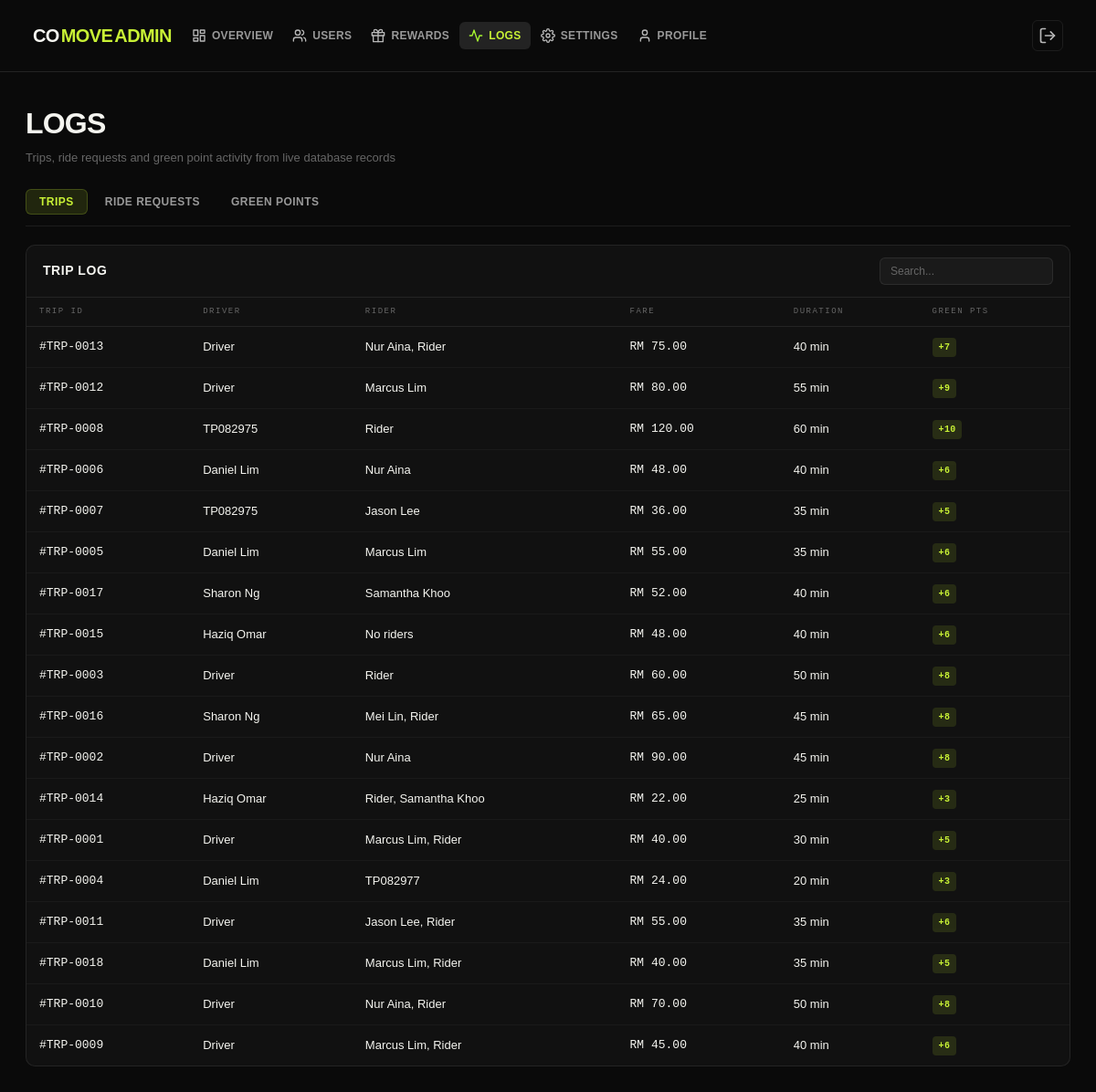
The page /src/roles/admin/logs.php (signed in) on the database its author committed.
### tables this page shows
CREATE TABLE TRIP (
    trip_id INT AUTO_INCREMENT PRIMARY KEY,
    driver_id INT NOT NULL,
    start_location NVARCHAR(100) NOT NULL,
    end_location NVARCHAR(100) NOT NULL,
    departure_time DATETIME NOT NULL,
    total_seats INT NOT NULL DEFAULT 0,
    estimated_duration INT,
    total_amount DECIMAL(10,2) NOT NULL DEFAULT 0,
    gained_point FLOAT,
    trip_status VARCHAR(20) NOT NULL DEFAULT 'scheduled' CHECK (trip_status IN ('scheduled','ongoing','completed')),
    FOREIGN KEY (driver_id) REFERENCES DRIVER(driver_id)
);

CREATE TABLE DRIVER (
    driver_id INT AUTO_INCREMENT PRIMARY KEY,
    name NVARCHAR(50) NOT NULL,
    email VARCHAR(100) NOT NULL UNIQUE,
    password VARCHAR(255) NOT NULL,
    phone_number VARCHAR(20) NOT NULL,
    profile_photo MEDIUMBLOB,
    created_at DATETIME NOT NULL DEFAULT CURRENT_TIMESTAMP,
    approved_by INT,
    driver_status VARCHAR(20) NOT NULL DEFAULT 'pending' CHECK (driver_status IN ('pending','active','rejected','banned')),
    nric_number CHAR(12) NOT NULL UNIQUE,
    nric_front_image MEDIUMBLOB NOT NULL,
    nric_back_image MEDIUMBLOB NOT NULL,
    license_front_image MEDIUMBLOB NOT NULL,
    license_back_image MEDIUMBLOB NOT NULL,
    license_expiry_date DATE NOT NULL,
    vehicle_model VARCHAR(20),
    plate_number CHAR(10) NOT NULL UNIQUE,
    color VARCHAR(20),
    FOREIGN KEY (approved_by) REFERENCES ADMIN(admin_id)
     
);

### src/roles/admin/includes/bootstrap.php (called while the page is built, shortened)
<?php
function adminEscape($value): string
{
    return htmlspecialchars((string) $value, ENT_QUOTES, 'UTF-8');
}
function adminFetchAll(mysqli $dbConn, string $sql, string $types = '', array $params = []): array
{
    $stmt = mysqli_prepare($dbConn, $sql);
    mysqli_stmt_execute($stmt);
    $result = mysqli_stmt_get_result($stmt);
    $rows = [];
    while ($row = mysqli_fetch_assoc($result)) {
        $rows[] = $row;
    }
    return $rows;
}

### src/roles/admin/logs.php (the view, shortened to what this page needs)
<?php
require_once __DIR__ . '/includes/header.php';
$tripLogs = adminFetchAll(
    $dbConn,
    "SELECT
        t.trip_id,
        d.name AS driver_name,
        COALESCE(GROUP_CONCAT(DISTINCT r.name ORDER BY r.name SEPARATOR ', '), 'No riders') AS rider_names,
        t.total_amount,
        t.estimated_duration,
        t.gained_point
     FROM TRIP t
     INNER JOIN DRIVER d ON d.driver_id = t.driver_id
     LEFT JOIN RIDE_REQUEST rq ON rq.trip_id = t.trip_id AND rq.request_status = 'approved'
     LEFT JOIN RIDER r ON r.rider_id = rq.rider_id
     GROUP BY t.trip_id, d.name, t.total_amount, t.estimated_duration, t.gained_point
     ORDER BY t.departure_time DESC"
);
?>
  <main class="dashboard-main">
    <h1 class="page-title">Logs</h1>
    <p class="page-subtitle">Trips, ride requests and green point activity from live database records</p>
    <div class="sub-tabs">
      <button class="sub-tab active" id="ltab-trips" onclick="switchTab('ltab-','logsub-',['trips','requests','gpoints'],'trips')">Trips</button>
      <button class="sub-tab" id="ltab-requests" onclick="switchTab('ltab-','logsub-',['trips','requests','gpoints'],'requests')">Ride Requests</button>
      <button class="sub-tab" id="ltab-gpoints" onclick="switchTab('ltab-','logsub-',['trips','requests','gpoints'],'gpoints')">Green Points</button>
    </div>
    <div id="logsub-trips">
      <div class="card">
        <div class="card-header"><span class="card-title">Trip Log</span><div class="card-actions"><input class="search-input" placeholder="Search..." oninput="filterTable('tripsTable',this.value)"></div></div>
        <div class="table-wrap">
          <table id="tripsTable">
            <thead><tr><th>Trip ID</th><th>Driver</th><th>Rider</th><th>Fare</th><th>Duration</th><th>Green Pts</th></tr></thead>
            <tbody>
              <?php foreach ($tripLogs as $trip) { ?>
                <tr>
                  <td style="font-family:'DM Mono',monospace">#TRP-<?php echo adminEscape(str_pad((string) $trip['trip_id'], 4, '0', STR_PAD_LEFT)); ?></td>
                  <td><?php echo adminEscape($trip['driver_name']); ?></td>
                  <td><?php echo adminEscape($trip['rider_names']); ?></td>
                  <td style="font-family:'DM Mono',monospace">RM <?php echo adminEscape(number_format((float) $trip['total_amount'], 2)); ?></td>
                  <td><?php echo adminEscape((int) $trip['estimated_duration']); ?> min</td>
                  <td><span class="badge b-lime">+<?php echo adminEscape((int) $trip['gained_point']); ?></span></td>
                </tr>
              <?php } ?>
            </tbody>
          </table>
        </div>
      </div>
    </div>
  </main>
<?php require_once __DIR__ . '/includes/footer.php'; ?>

### src/public-assets/style.css (style rules this page uses)
*, *::before, *::after { margin: 0; padding: 0; box-sizing: border-box; }
:root { --forest: #0f2a1d; --lime: #c4f547; --lime-50:#abd53f; --black: #000000; --white: #ffffff; --gray-50: #f9fafb; --gray-100: #f3f4f6; --gray-200: #e5e7eb; --gray-300: #d1d5db; --gray-400: #9ca3af; --gray-500: #6b7280; --gray-600: #4b5563; --gray-700: #374151; --gray-800: #1f2937; --gray-900: #111827; --red-50: #fef2f2; --red-100: #fee2e2; --red-200: #fecaca; --red-500: #ef4444; --red-600: #dc2626; --red-700: #b91c1c; --green-50: #f0fdf4; --green-100: #dcfce7; --green-600: #16a34a; --green-700: #15803d; --yellow-100: #fef9c3; --yellow-400: #facc15; --yellow-600: #ca8a04; --yellow-700: #a16207; --yellow-800: #854d0e; --blue-100: #dbeafe; --blue-700: #1d4ed8; --purple-100: #f3e8ff; --purple-700: #7e22ce; --font-sans: "Inter", system-ui, -apple-system, sans-serif; --font-display: Impact, Haettenschweiler, "Arial Narrow Bold", sans-serif; }
html { scroll-behavior: smooth; }
body { font-family: var(--font-sans); color: var(--gray-900); background: var(--white); line-height: 1.5; -webkit-font-smoothing: antialiased; -moz-osx-font-smoothing: grayscale; }

### rows shown on the page
trip: trip_id "0013", driver.name "Driver", rider_names "Nur Aina, Rider", total_amount "75.00", estimated_duration "40", gained_point "7"
trip: trip_id "0012", driver.name "Driver", rider_names "Marcus Lim", total_amount "80.00", estimated_duration "55", gained_point "9"
trip: trip_id "0008", driver.name "TP082975", rider_names "Rider", total_amount "120.00", estimated_duration "60", gained_point "10"
trip: trip_id "0006", driver.name "Daniel Lim", rider_names "Nur Aina", total_amount "48.00", estimated_duration "40", gained_point "6"
trip: trip_id "0007", driver.name "TP082975", rider_names "Jason Lee", total_amount "36.00", estimated_duration "35", gained_point "5"
trip: trip_id "0005", driver.name "Daniel Lim", rider_names "Marcus Lim", total_amount "55.00", estimated_duration "35", gained_point "6"
trip: trip_id "0017", driver.name "Sharon Ng", rider_names "Samantha Khoo", total_amount "52.00", estimated_duration "40", gained_point "6"
trip: trip_id "0015", driver.name "Haziq Omar", rider_names "No riders", total_amount "48.00", estimated_duration "40", gained_point "6"
trip: trip_id "0003", driver.name "Driver", rider_names "Rider", total_amount "60.00", estimated_duration "50", gained_point "8"
trip: trip_id "0016", driver.name "Sharon Ng", rider_names "Mei Lin, Rider", total_amount "65.00", estimated_duration "45", gained_point "8"
trip: trip_id "0002", driver.name "Driver", rider_names "Nur Aina", total_amount "90.00", estimated_duration "45", gained_point "8"
trip: trip_id "0014", driver.name "Haziq Omar", rider_names "Rider, Samantha Khoo", total_amount "22.00", estimated_duration "25", gained_point "3"
trip: trip_id "0001", driver.name "Driver", rider_names "Marcus Lim, Rider", total_amount "40.00", estimated_duration "30", gained_point "5"
trip: trip_id "0004", driver.name "Daniel Lim", rider_names "TP082977", total_amount "24.00", estimated_duration "20", gained_point "3"
trip: trip_id "0011", driver.name "Driver", rider_names "Jason Lee, Rider", total_amount "55.00", estimated_duration "35", gained_point "6"
trip: trip_id "0018", driver.name "Daniel Lim", rider_names "Marcus Lim, Rider", total_amount "40.00", estimated_duration "35", gained_point "5"
trip: trip_id "0010", driver.name "Driver", rider_names "Nur Aina, Rider", total_amount "70.00", estimated_duration "50", gained_point "8"
trip: trip_id "0009", driver.name "Driver", rider_names "Marcus Lim, Rider", total_amount "45.00", estimated_duration "40", gained_point "6"
